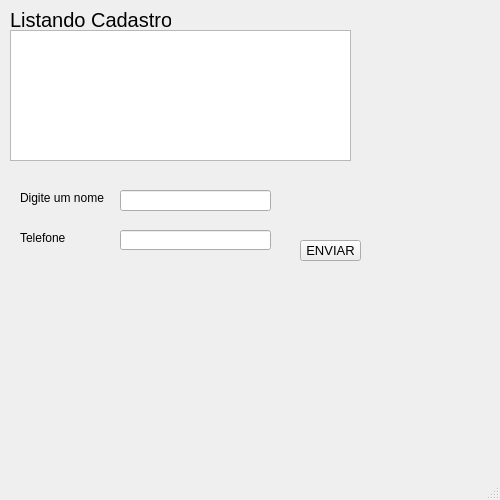
<?xml version="1.0" encoding="UTF-8"?>
<ui version="4.0">
 <class>MainWindow</class>
 <widget class="QMainWindow" name="MainWindow">
  <property name="geometry">
   <rect>
    <x>0</x>
    <y>0</y>
    <width>500</width>
    <height>500</height>
   </rect>
  </property>
  <property name="windowTitle">
   <string>MainWindow</string>
  </property>
  <widget class="QWidget" name="centralwidget">
   <widget class="QPushButton" name="botaoCadastrar">
    <property name="geometry">
     <rect>
      <x>300</x>
      <y>240</y>
      <width>61</width>
      <height>21</height>
     </rect>
    </property>
    <property name="font">
     <font>
      <pointsize>10</pointsize>
     </font>
    </property>
    <property name="text">
     <string>ENVIAR</string>
    </property>
   </widget>
   <widget class="QLineEdit" name="digitar">
    <property name="geometry">
     <rect>
      <x>120</x>
      <y>190</y>
      <width>151</width>
      <height>21</height>
     </rect>
    </property>
   </widget>
   <widget class="QLabel" name="titulo">
    <property name="geometry">
     <rect>
      <x>10</x>
      <y>10</y>
      <width>161</width>
      <height>20</height>
     </rect>
    </property>
    <property name="font">
     <font>
      <pointsize>15</pointsize>
     </font>
    </property>
    <property name="text">
     <string>Listando Cadastro</string>
    </property>
   </widget>
   <widget class="QListWidget" name="listaCadastro">
    <property name="geometry">
     <rect>
      <x>10</x>
      <y>30</y>
      <width>341</width>
      <height>131</height>
     </rect>
    </property>
   </widget>
   <widget class="QLabel" name="label">
    <property name="geometry">
     <rect>
      <x>20</x>
      <y>190</y>
      <width>91</width>
      <height>16</height>
     </rect>
    </property>
    <property name="text">
     <string>Digite um nome</string>
    </property>
   </widget>
   <widget class="QLineEdit" name="telefone">
    <property name="geometry">
     <rect>
      <x>120</x>
      <y>230</y>
      <width>151</width>
      <height>20</height>
     </rect>
    </property>
   </widget>
   <widget class="QLabel" name="label_2">
    <property name="geometry">
     <rect>
      <x>20</x>
      <y>230</y>
      <width>81</width>
      <height>16</height>
     </rect>
    </property>
    <property name="text">
     <string>Telefone</string>
    </property>
   </widget>
  </widget>
  <widget class="QMenuBar" name="menubar">
   <property name="geometry">
    <rect>
     <x>0</x>
     <y>0</y>
     <width>371</width>
     <height>18</height>
    </rect>
   </property>
  </widget>
  <widget class="QStatusBar" name="statusbar"/>
 </widget>
 <resources/>
 <connections/>
</ui>
